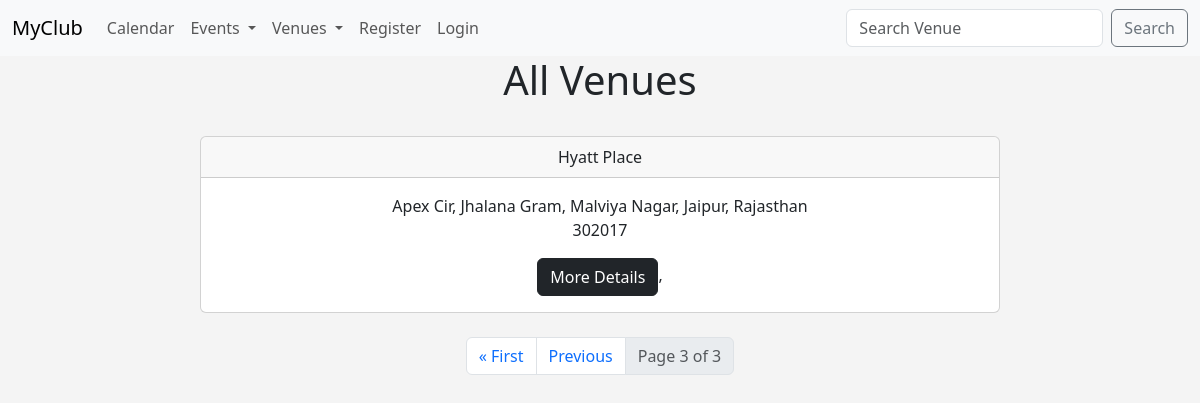
Page /venues?page=3 on the earlier database version.
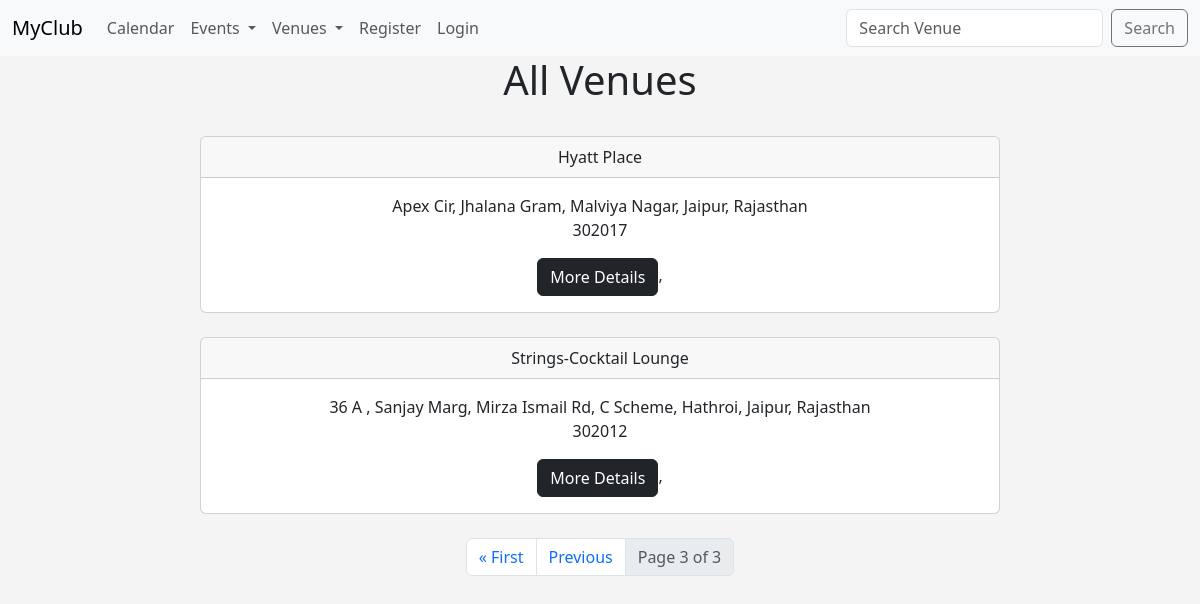
Same page on the later database version.
### myclub_app/models.py (models this page shows, shortened)
class Venue(models.Model):
    name = models.CharField('Venue Name', max_length=500)
    address = models.CharField(max_length=2000)
    zip_code = models.CharField(max_length=6)
    phone_no = models.CharField(max_length=15,blank=True)
    email = models.EmailField(blank=True)
    owner = models.IntegerField("Venue Owner",blank=False,default=1)

### myclub_app/views.py (the view)
# urls.py: path('venues',views.venues,name="venues"),
def venues(request):
    try :
        venue_list = Venue.objects.all()
    except :
        venue_list = None
    p = Paginator(Venue.objects.all(),2)
    page = request.GET.get('page')
    venues = p.get_page(page)
    return render(request, 'venue_list.html', {'venue_list':venue_list, 'venues':venues})

### myclub_app/templates/venue_list.html (shortened to what this page needs)
{% extends 'base.html' %}
{% block content %}
    <center>
    <h1>All Venues</h1>
    <br>
    {% for venue in venues %}
    <div class="card" style="width: 50rem;">
    <div class="card-header">{{ venue.name }}</div>
    <div class="card-body">{{ venue.address }}
    <p class="card-text">{{ venue.zip_code }}</p>
    <a href="{% url 'venue_details' venue.id %}" class="btn btn-dark">More Details</a>,
    </div>
    </div>
    <br>
    {% endfor %}
<nav aria-label="Page navigation example">
  <ul class="pagination justify-content-center">
    {% if venues.has_previous%}
        <li class="page-item"><a class="page-link" href="?page=1">&laquo First</a></li>
        <li class="page-item"><a class="page-link" href="?page={{ venues.previous_page_number }}">Previous</a></li>
    {% endif %}
      <li class="page-item disabled"><a class="page-link" href="#">Page {{ venues.number }} of {{ venues.paginator.num_pages }}</a></li>
      </ul>
    </nav>
    </center>
{% endblock content %}

Differences in the rows shown:
added Venue: name "Strings-Cocktail Lounge", address "36 A , Sanjay Marg, Mirza Ismail Rd, C Scheme, Hathroi, Jaipur, Rajasthan", zip_code "302012"
